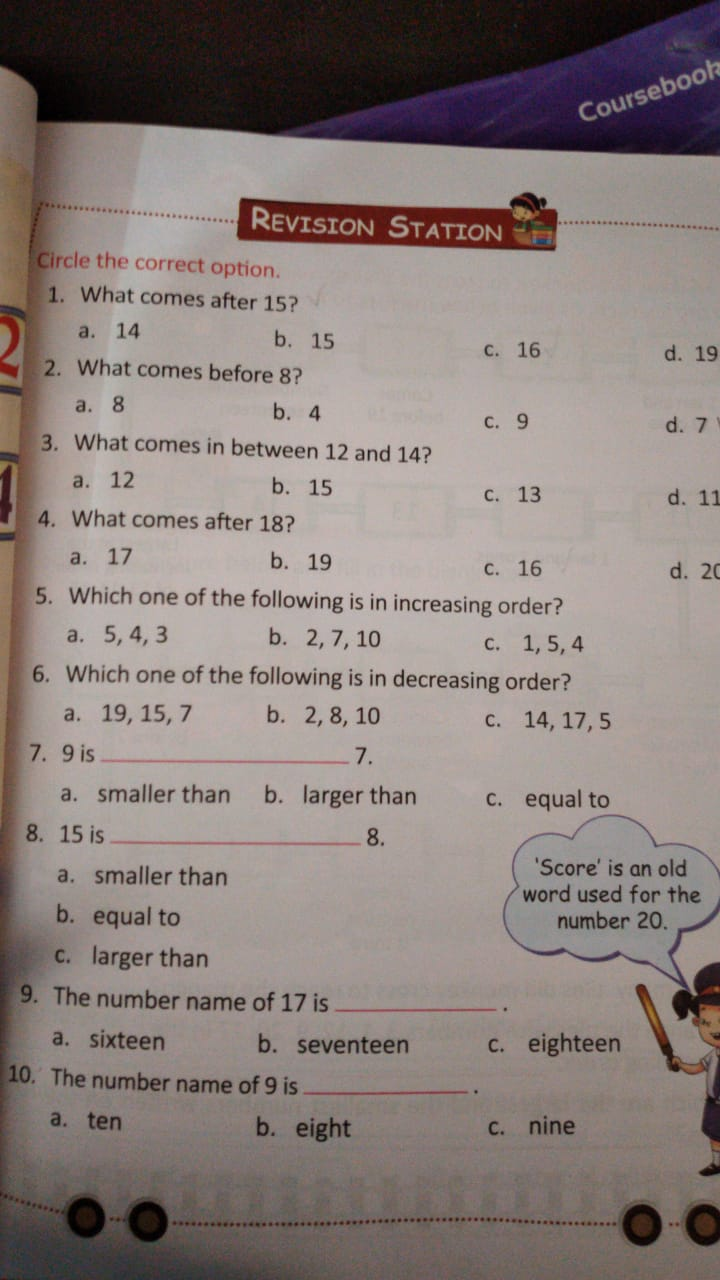
#> input picture Desktop/Santushti/Eduthon/WhatsApp Image 2020-09-07 at 14.19.53.jpeg, 720 x 1280 px
$ python textdet.py
#> lines starting #> are read from the running program, lines starting #| are printed output that depends on the picture
import pytesseract
import cv2

img = cv2.imread("WhatsApp Image 2020-09-07 at 14.19.53.jpeg")
#> img is the input picture: shape (1280, 720, 3); mean B, G, R 124, 127.7, 139


#img = cv2.resize(img, (1180, 780))

cv2.waitKey(0)
img = cv2.cvtColor(img, cv2.COLOR_RGB2GRAY)
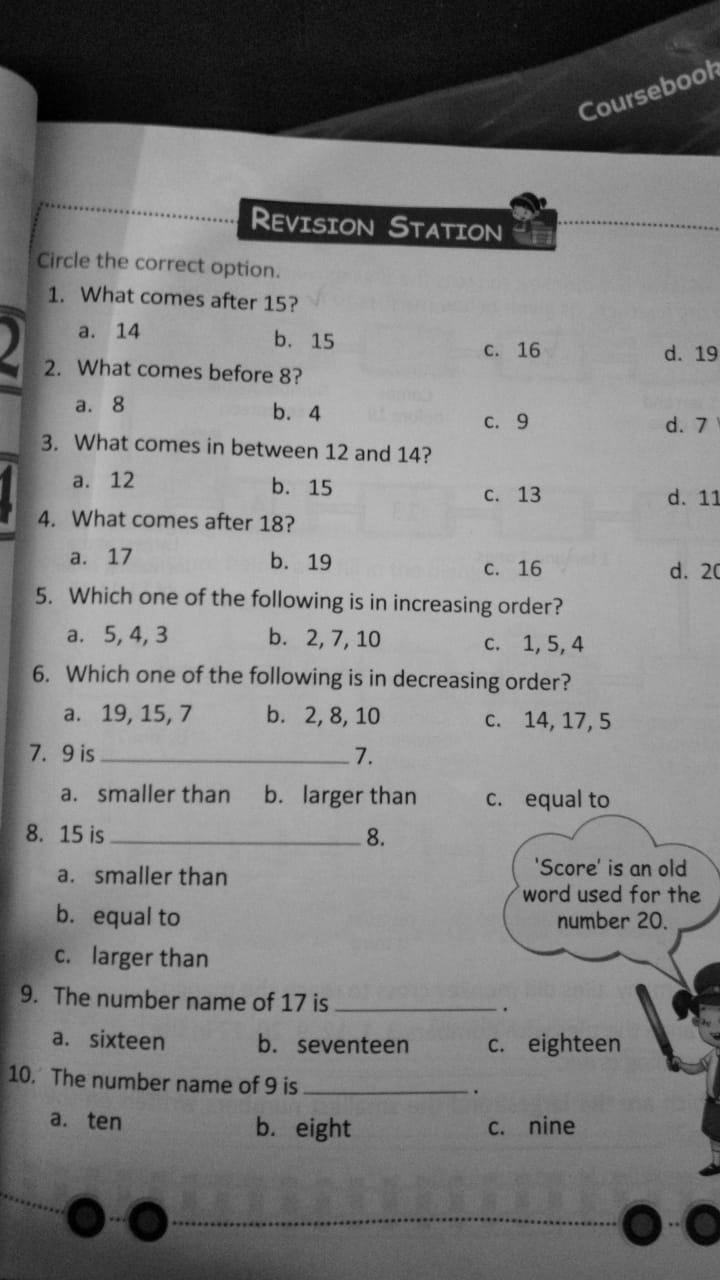
#> img: shape (1280, 720); min 0, max 193, mean 127.9

pytesseract.pytesseract.tesseract_cmd = 'C:\\Program Files\\Tesseract-OCR\\tesseract.exe'
#> (the run stopped early here; a loop or call above may not have finished)

$ run again, with Desktop/Santushti/Eduthon/WhatsApp Image 2020-09-18 at 20.09.13.jpeg copied over Desktop/Santushti/Eduthon/WhatsApp Image 2020-09-07 at 14.19.53.jpeg
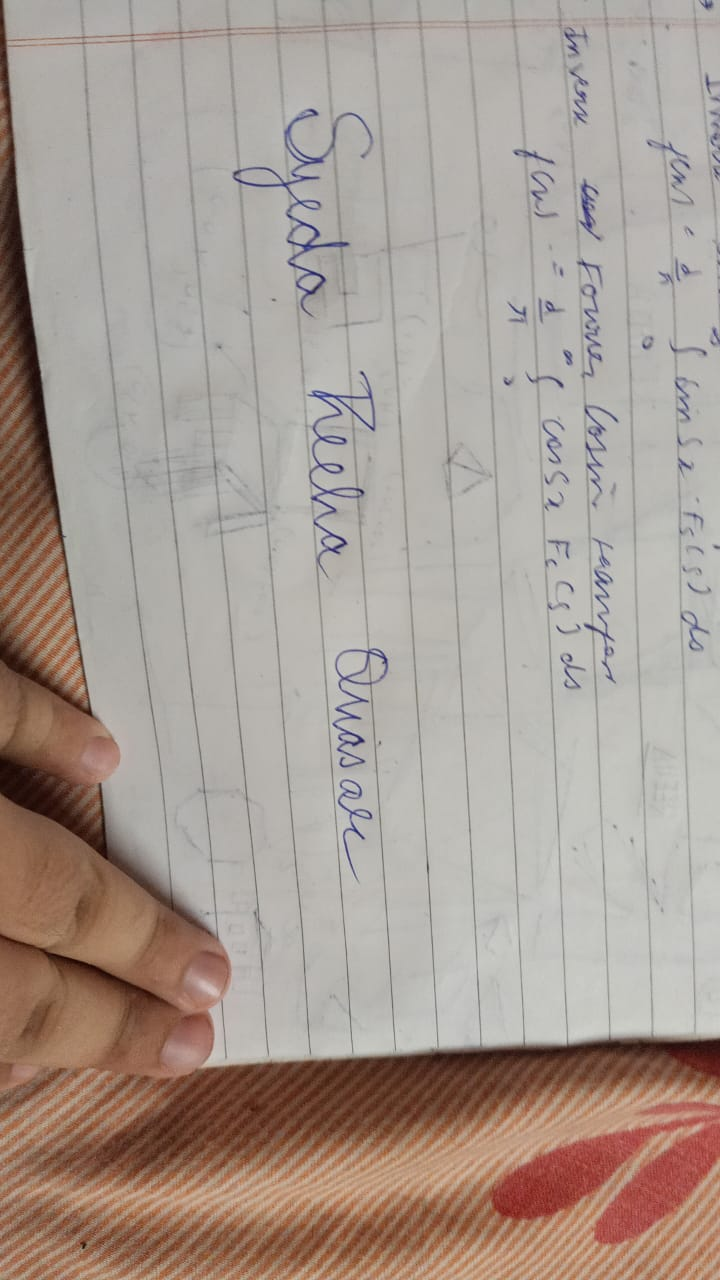
#> input picture Desktop/Santushti/Eduthon/WhatsApp Image 2020-09-18 at 20.09.13.jpeg, 720 x 1280 px
#> img is the input picture: shape (1280, 720, 3); mean B, G, R 147.3, 155.5, 168.1
#> `img = cv2.cvtColor(img, cv2.COLOR_RGB2GRAY)`:
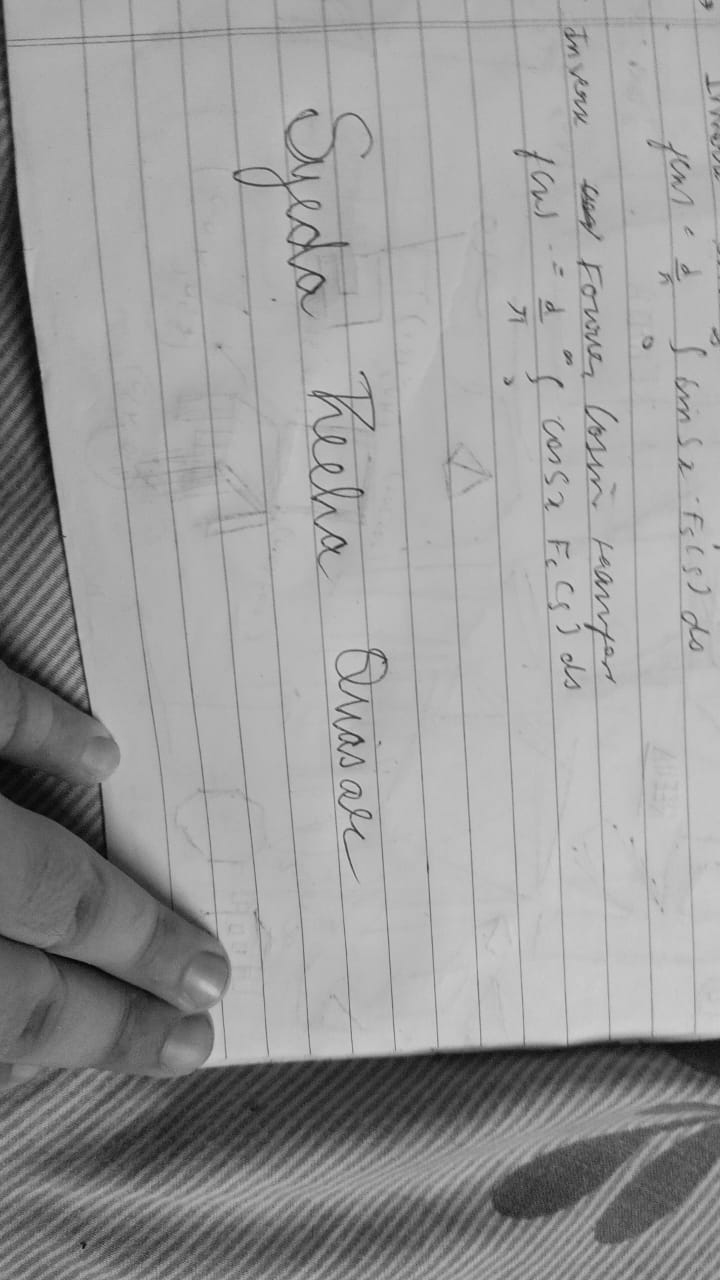
#> img: shape (1280, 720); min 4, max 208, mean 154.6
